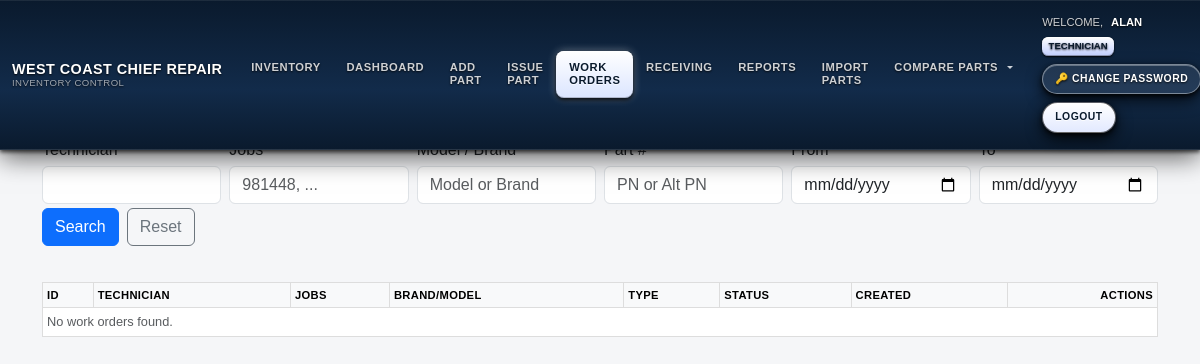
The app's page /work_orders (signed in), older data.
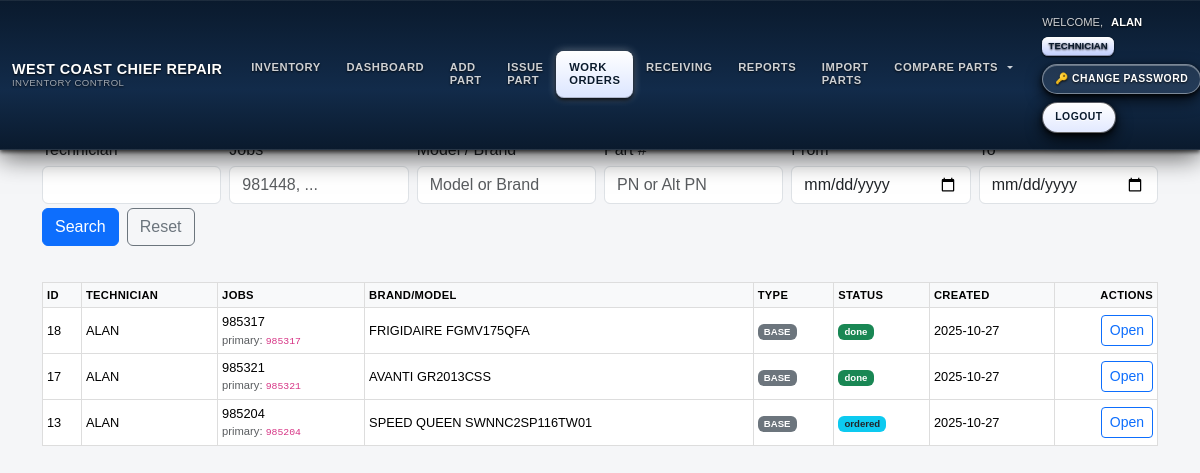
The same page, newer data.
### models.py (models this page shows, shortened)
class User(UserMixin, db.Model):
    id = db.Column(db.Integer, primary_key=True)
    username = db.Column(db.String(64), unique=True, nullable=False)
    password_hash = db.Column(db.String(128), nullable=False)
    role = db.Column(db.String(20), nullable=False, default=ROLE_TECHNICIAN)
    @property
    def password(self):
        raise AttributeError('password is not a readable attribute')

class WorkOrder(db.Model):
    __tablename__ = "work_orders"
    __table_args__ = {"extend_existing": True}
    id = db.Column(db.Integer, primary_key=True)
    technician_id = db.Column(db.Integer, db.ForeignKey("user.id"), index=True, nullable=True)
    technician = relationship("User", lazy="joined")
    units = db.relationship(
        "WorkUnit",
        backref="work_order",
        cascade="all, delete-orphan",
        lazy="selectin",
        overlaps="parts,work_order",
    )
    parts = db.relationship(
        "WorkOrderPart",
        backref="work_order",
        primaryjoin="WorkOrder.id==WorkOrderPart.work_order_id",
        cascade="all, delete-orphan",
        lazy="selectin",
        overlaps="unit,parts,work_order",
    )
    technician_name = db.Column(db.String(80), nullable=False)
    job_numbers     = db.Column(db.String(120), nullable=False)
    brand           = db.Column(db.String(40))
    model           = db.Column(db.String(25))
    serial          = db.Column(db.String(25))
    job_type        = db.Column(db.String(16), default="BASE")
    delivery_fee    = db.Column(db.Float, default=0.0)
    markup_percent  = db.Column(db.Float, default=0.0)
    status          = db.Column(db.String(20), default="search_ordered")
    created_at      = db.Column(db.DateTime, default=datetime.utcnow)
    updated_at      = db.Column(db.DateTime, default=datetime.utcnow, onupdate=datetime.utcnow)
    ordered_date    = db.Column(db.Date, nullable=True)
    @property
    def canonical_job(self) -> str:
        nums = [n.strip() for n in (self.job_numbers or "").split(",") if n.strip()]
        ints = []
        for n in nums:
            try:
                ints.append(int(n))
            except ValueError:
                pass
        return str(max(ints)) if ints else (nums[0] if nums else "")

### inventory/routes.py (the view, shortened to what this page needs)
@inventory_bp.get("/work_orders")
@login_required
def wo_list():
    tech  = (request.args.get("tech") or "").strip()
    jobs  = (request.args.get("jobs") or "").strip()
    model = (request.args.get("model") or "").strip()
    pn    = (request.args.get("pn") or "").strip()
    dfrom = (request.args.get("from") or "").strip()  # YYYY-MM-DD
    dto   = (request.args.get("to") or "").strip()    # YYYY-MM-DD
    q = db.session.query(WorkOrder)
    joined_parts = False
    filters = []
    if is_technician():
        me_id = getattr(current_user, "id", None)
        me_name = (getattr(current_user, "username", "") or "").strip()
        filters.append(
            or_(
                WorkOrder.technician_id == me_id,
                func.trim(WorkOrder.technician_name) == me_name,
            )
        )
    if tech:
        filters.append(WorkOrder.technician_name.ilike(f"%{tech}%"))
    if jobs:
        filters.append(WorkOrder.job_numbers.ilike(f"%{jobs}%"))
    if model:
        filters.append(or_(
            WorkOrder.brand.ilike(f"%{model}%"),
            WorkOrder.model.ilike(f"%{model}%"),
        ))
    if dfrom:
        try:
            start = datetime.strptime(dfrom, "%Y-%m-%d")
            filters.append(WorkOrder.created_at >= start)
        except ValueError:
            pass
    if dto:
        try:
            end = datetime.strptime(dto, "%Y-%m-%d") + timedelta(days=1) - timedelta(seconds=1)
            filters.append(WorkOrder.created_at <= end)
        except ValueError:
            pass
    if filters:
        q = q.filter(and_(*filters))
    if joined_parts:
        q = q.distinct(WorkOrder.id)
    items = q.order_by(WorkOrder.created_at.desc()).limit(200).all()
    return render_template("wo_list.html", items=items, args=request.args)

### app.py (called while the page is built, shortened)
@app.before_request
def restrict_role_routes():
    try:
        if not getattr(current_user, "is_authenticated", False):
            return  # гость — пусть доходит до /login
        ep = (request.endpoint or "").strip()
        role = (getattr(current_user, "role", "") or "").strip().lower()
        if role == "technician":
            if ep in ALLOWED_TECH_ENDPOINTS:
                return
            if ep.endswith(".health") or ep.endswith(".ping"):
                return
            return redirect(url_for("inventory.wo_list"))
    except Exception:
        try:
            return redirect(url_for("inventory.wo_list"))
        except Exception:
            return

### auth/routes.py (called while the page is built)
@login_manager.user_loader
def load_user(user_id):
    return User.query.get(int(user_id))

### security.py (called while the page is built)
def role() -> str:
    return (getattr(current_user, "role", "") or "").strip().lower()

def is_technician() -> bool:
    return role() == ROLE_TECHNICIAN

### templates/wo_list.html (shortened to what this page needs)
{% extends "base.html" %}
{% block content %}
<h3>Work Orders</h3>
<form method="get" class="row g-2 mb-3 dashboard-filters" style="position:static;">
  <div class="col-md-2"><label class="form-label mb-1">Technician</label><input name="tech" class="form-control" value="{{ args.get('tech','') if args else '' }}"></div>
  <div class="col-md-2"><label class="form-label mb-1">Jobs</label><input name="jobs" class="form-control" value="{{ args.get('jobs','') if args else '' }}" placeholder="981448, ..."></div>
  <div class="col-md-2"><label class="form-label mb-1">Model / Brand</label><input name="model" class="form-control" value="{{ args.get('model','') if args else '' }}" placeholder="Model or Brand"></div>
  <div class="col-md-2"><label class="form-label mb-1">Part #</label><input name="pn" class="form-control" value="{{ args.get('pn','') if args else '' }}" placeholder="PN or Alt PN"></div>
  <div class="col-md-2"><label class="form-label mb-1">From</label><input type="date" name="from" class="form-control" value="{{ args.get('from','') if args else '' }}"></div>
  <div class="col-md-2"><label class="form-label mb-1">To</label><input type="date" name="to" class="form-control" value="{{ args.get('to','') if args else '' }}"></div>
  <div class="col-12 d-flex gap-2 mt-1">
    <button class="btn btn-primary">Search</button>
    <a class="btn btn-outline-secondary" href="{{ url_for('inventory.wo_list') }}">Reset</a>
  </div>
</form>
<div class="table-responsive">
  <table class="table table-sm table-hover align-middle wo-list-table">
    <thead class="table-light">
      <tr>
        <th class="col-id">ID</th><th class="col-tech">Technician</th><th>Jobs</th>
        <th>Brand/Model</th><th class="col-type">Type</th><th class="col-status">Status</th>
        <th class="col-created">Created</th><th class="text-end col-actions">Actions</th>
      </tr>
    </thead>
    <tbody>
      {% if items and items|length > 0 %}
        {% for w in items %}
        <tr>
          <td>{{ w.id }}</td>
          <td>{{ w.technician_name or '—' }}</td>
          <td>
            <span class="jobs-trunc" title="{{ w.job_numbers or '' }}">{{ w.job_numbers or '—' }}</span>
            {% if w.canonical_job %}<div class="text-muted small">primary: <code>{{ w.canonical_job }}</code></div>{% endif %}
          </td>
          <td><span class="brand-trunc" title="{{ (w.brand or '') ~ ' ' ~ (w.model or '') }}">{{ (w.brand or '') ~ (' ' if w.brand and w.model else '') ~ (w.model or '') }}</span></td>
          <td>{% if w.job_type == 'INSURANCE' %}<span class="badge bg-warning text-dark">INSURANCE</span>{% else %}<span class="badge bg-secondary">BASE</span>{% endif %}</td>
          <td>{% if w.status == 'done' %}<span class="badge bg-success">done</span>{% elif w.status == 'ordered' %}<span class="badge bg-info text-dark">ordered</span>{% else %}<span class="badge bg-secondary">search_ordered</span>{% endif %}</td>
          <td>{{ w.created_at.strftime('%Y-%m-%d') if w.created_at else '—' }}</td>
          <td class="text-end">
            <div class="wo-actions d-inline-flex gap-1">
              <a class="btn btn-outline-primary btn-sm"
                 href="{{ url_for('inventory.wo_detail', wo_id=w.id) }}">
                Open
              </a>
            </div>
          </td>
        </tr>
        {% endfor %}
      {% else %}
        <tr><td colspan="8" class="text-muted">No work orders found.</td></tr>
      {% endif %}
    </tbody>
  </table>
</div>
{% endblock %}

### templates/base.html (shortened to what this page needs)
<!DOCTYPE html>
<html lang="en">
<head>
  <link href="https://cdn.jsdelivr.net/npm/bootstrap@5.3.3/dist/css/bootstrap.min.css"
        rel="stylesheet"
 />
  <link rel="stylesheet" href="{{ url_for('static', filename='style.css') }}" />
</head>
<body>
  <nav class="navbar navbar-expand-lg fixed-top wccr-navbar">
    <div class="container-fluid py-2">
      <a class="navbar-brand d-flex flex-column justify-content-center" href="{{ url_for('inventory.dashboard') }}">
        <div>WEST COAST CHIEF REPAIR</div>
        <span class="sub">INVENTORY CONTROL</span>
      </a>
      <div class="collapse navbar-collapse mt-3 mt-lg-0" id="navbarMain">
        <ul class="navbar-nav me-auto mb-2 mb-lg-0">
          <li class="nav-item">
            <a class="nav-link{% if request.endpoint and request.endpoint == 'inventory.location_report' %} active{% endif %}"
               href="{{ url_for('inventory.location_report') }}">
              INVENTORY
            </a>
          </li>
          <li class="nav-item">
            <a class="nav-link{% if request.endpoint and request.endpoint == 'inventory.dashboard' %} active{% endif %}"
               href="{{ url_for('inventory.dashboard') }}">
              DASHBOARD
            </a>
          </li>
          <li class="nav-item">
            <a class="nav-link{% if request.endpoint and request.endpoint == 'inventory.add_part' %} active{% endif %}"
               href="{{ url_for('inventory.add_part') }}">
              ADD PART
            </a>
          </li>
          <li class="nav-item">
            <a class="nav-link{% if request.endpoint and request.endpoint == 'inventory.issue_part' %} active{% endif %}"
               href="{{ url_for('inventory.issue_part') }}">
              ISSUE PART
            </a>
          </li>
          {% set is_wo = request.endpoint and request.endpoint.startswith('inventory.wo_') %}
          <li class="nav-item">
            <a class="nav-link{{ ' active' if is_wo else '' }}"
               href="{{ url_for('inventory.wo_list') }}">
              WORK ORDERS
            </a>
          </li>
          <li class="nav-item">
            <a class="nav-link{% if request.endpoint and request.endpoint.startswith('inventory.receiving') %} active{% endif %}"
               href="{{ url_for('inventory.receiving_list') }}">
              RECEIVING
            </a>
          </li>
          <li class="nav-item">
            <a class="nav-link{% if request.endpoint and request.endpoint.startswith('inventory.reports') %} active{% endif %}"
               href="{{ url_for('inventory.reports_grouped') }}">
              REPORTS
            </a>
          </li>
          <li class="nav-item">
            <a class="nav-link{% if request.endpoint and request.endpoint.startswith('inventory.import_parts') %} active{% endif %}"
               href="{{ url_for('inventory.import_parts_upload') }}">
              IMPORT PARTS
            </a>
          </li>
          <li class="nav-item dropdown">
            <a class="nav-link dropdown-toggle text-uppercase"
               href="#"
               id="compareDropdown"
               role="button"
               data-bs-toggle="dropdown"
               data-bs-display="static"
               aria-expanded="false">
              COMPARE PARTS
            </a>
          </li>
        </ul>
        {% if current_user.is_authenticated %}
        <div class="ms-lg-3 wccr-userbox">
          <div class="d-flex flex-wrap align-items-center gap-2 me-lg-2">
            <span class="welcome-label">WELCOME,</span>
            <span class="username">{{ current_user.username }}</span>
            <span class="role-badge">
              {{ (current_user.role or '')|upper }}
            </span>
          </div>
          <div class="d-flex flex-wrap align-items-center gap-2">
            <a class="wccr-btn-ghost text-decoration-none"
               href="{{ url_for('inventory.change_password', user_id=current_user.id) }}">
              🔑 CHANGE PASSWORD
            </a>
            <a class="wccr-btn-solid text-decoration-none"
               href="{{ url_for('auth.logout') }}">
              LOGOUT
            </a>
          </div>
        </div>
        {% endif %}
      </div>
    </div>
  </nav>
  <main class="container main-wrapper">
    {% block content %}{% endblock %}
  </main>
</body>
</html>

### static/style.css (style rules this page uses)
body { font-family: Arial, sans-serif; background-color:#f6f6f6; padding:20px; margin:0; }
.navbar { z-index:1200; }
table { width:100%; border-collapse:collapse; margin-top:20px; }
table th, table td { padding:10px; border:1px solid #ddd; text-align:left; }
form input:not([type="checkbox"]):not([type="radio"]):not(.form-check-input), form select, form textarea { width: 100%; box-sizing: border-box; }

### templates/base.html (style rules this page uses)
.wccr-navbar { background: linear-gradient(to bottom, #0a1a2d 0%, #122b4a 60%, #0a1a2d 100%); color: #fff; box-shadow: 0 2px 4px rgba(0,0,0,.7), 0 8px 24px rgba(0,0,0,.6), inset 0 1px 0 rgba(255,255,255,.08); border-bottom: 1px solid rgba(255,255,255,.12); }
.wccr-navbar .navbar-brand { font-weight: 600; font-size: .9rem; line-height: 1.2; letter-spacing: .03em; color: #fff; text-shadow: 0 1px 2px rgba(0,0,0,.8); }
.wccr-navbar .navbar-brand span.sub { display: block; font-weight: 400; font-size: .6rem; line-height: 1.1; color: rgba(255,255,255,.6); }
.wccr-navbar .navbar-nav .nav-link { font-size: .7rem; font-weight: 600; letter-spacing: .05em; text-transform: uppercase; color: rgba(255,255,255,.8); padding: .6rem .8rem; border-radius: .5rem; line-height:1.2; text-shadow: 0 1px 2px rgba(0,0,0,.8); transition: all .12s linear; display: flex; align-items: center; gap: .4rem; }
.wccr-navbar .navbar-nav .nav-link.active, .wccr-navbar .navbar-nav .show > .nav-link { color: #0a1a2d; background: linear-gradient(to bottom,#ffffff 0%,#dbe5ff 100%); box-shadow: 0 2px 4px rgba(0,0,0,.9), 0 0 8px rgba(255,255,255,.4), inset 0 1px 0 rgba(255,255,255,.9), inset 0 -1px 0 rgba(0,0,0,.2); text-shadow: 0 1px 0 rgba(255,255,255,.7); }
.wccr-userbox { display: flex; flex-wrap: wrap; align-items: center; justify-content: flex-end; gap: .5rem .75rem; font-size: .7rem; line-height:1.2; color:#fff; text-shadow:0 1px 2px rgba(0,0,0,.9); }
.wccr-userbox .welcome-label { color: rgba(255,255,255,.8); font-weight:400; }
.wccr-userbox .username { font-weight:600; color:#fff; }
.wccr-userbox .role-badge { background: linear-gradient(to bottom,#fff,#c8d4ff 90%); color:#0a1a2d; font-size:.6rem; font-weight:600; line-height:1.1; padding:.25rem .4rem; border-radius:.4rem; text-transform:uppercase; box-shadow: 0 1px 2px rgba(0,0,0,.9), inset 0 1px 0 rgba(255,255,255,.9), inset 0 -1px 0 rgba(0,0,0,.3); }
.wccr-btn-ghost, .wccr-btn-solid { font-size:.65rem; font-weight:600; line-height:1.2; letter-spacing:.05em; text-transform:uppercase; border-radius:999px; border:1px solid transparent; padding:.5rem .75rem; white-space:nowrap; box-shadow: 0 2px 4px rgba(0,0,0,.8), 0 6px 16px rgba(0,0,0,.8), inset 0 1px 0 rgba(255,255,255,.3); text-shadow:0 1px 2px rgba(0,0,0,.8); transition:all .12s linear; }
.wccr-btn-ghost { color:#fff; background:rgba(255,255,255,.08); border-color:rgba(255,255,255,.4); }
.wccr-btn-solid { color:#0a1a2d; background:linear-gradient(to bottom,#ffffff 0%,#e2e9ff 100%); border-color:rgba(0,0,0,.6); text-shadow:0 1px 0 rgba(255,255,255,.8); }
body { background-color:#f5f6f8; }
main.main-wrapper { padding-top:4.75rem; padding-bottom:2rem; }
table { font-size:.8rem; }
th { font-weight:600; text-transform:uppercase; letter-spacing:.03em; font-size:.7rem; }

Row changes from the older to the newer data that the page shows:
added WorkOrder: id "18", technician_name "ALAN", job_numbers "985317", canonical_job "985317", brand+model "FRIGIDAIRE FGMV175QFA", job_type "BASE", status "done", created_at "2025-10-27"
added WorkOrder: id "17", technician_name "ALAN", job_numbers "985321", canonical_job "985321", brand+model "AVANTI GR2013CSS", job_type "BASE", status "done", created_at "2025-10-27"
added WorkOrder: id "13", technician_name "ALAN", job_numbers "985204", canonical_job "985204", brand+model "SPEED QUEEN SWNNC2SP116TW01", job_type "BASE", status "ordered", created_at "2025-10-27"
Text that changed along with them:
text no longer shown: "No work orders found."
